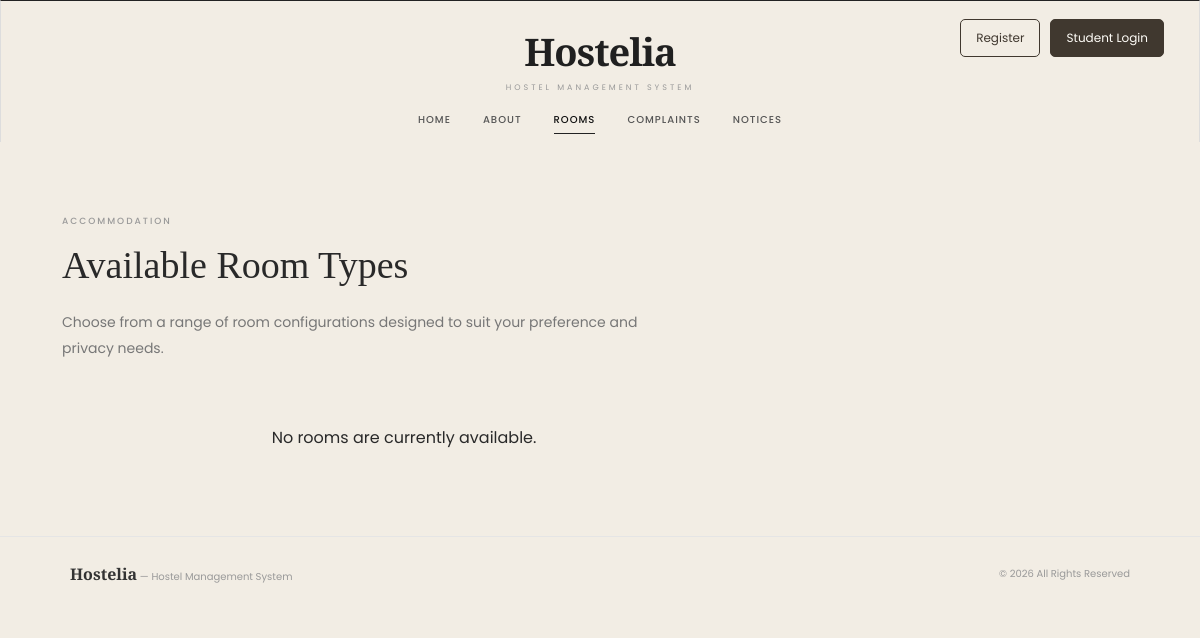
Before: /rooms.php with the older database file.
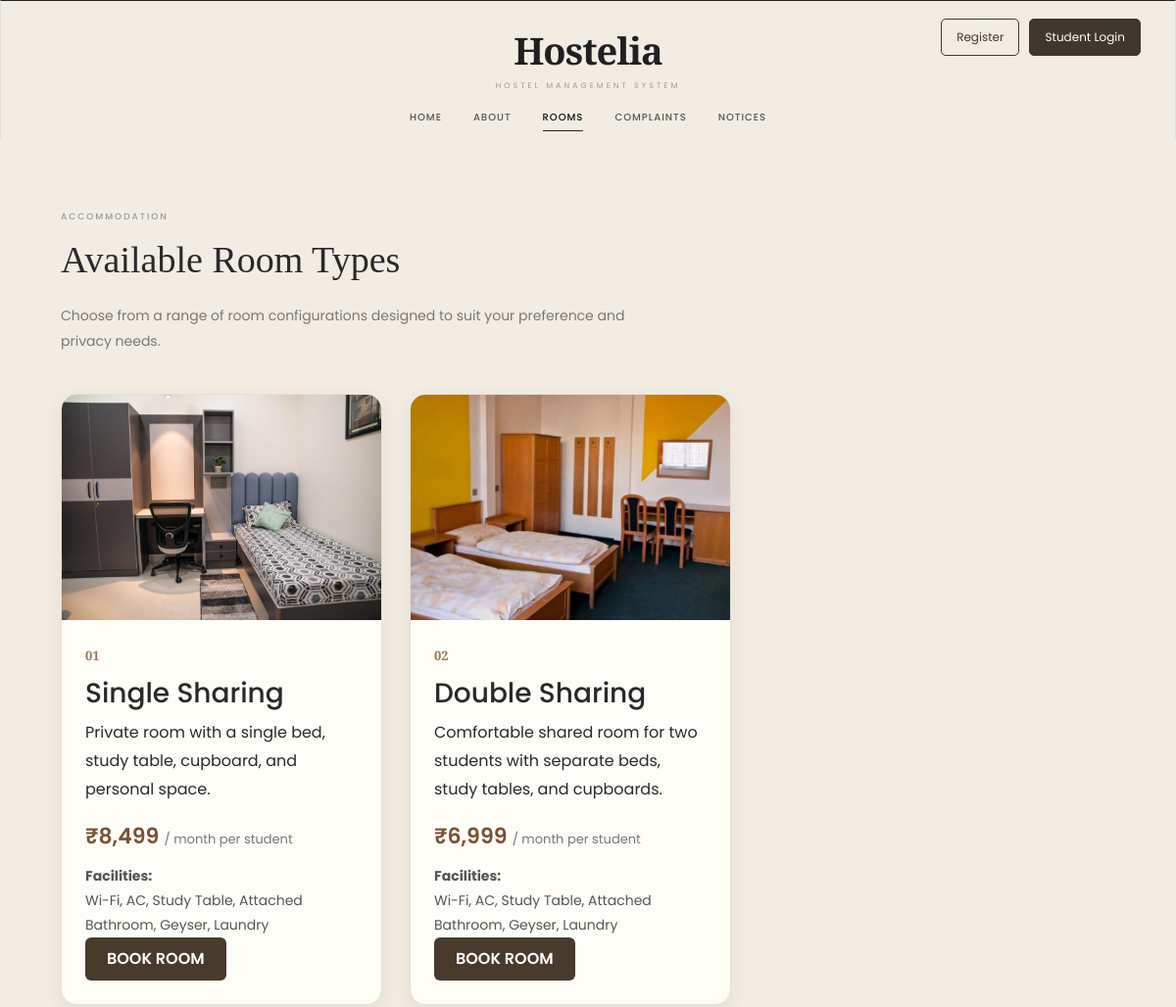
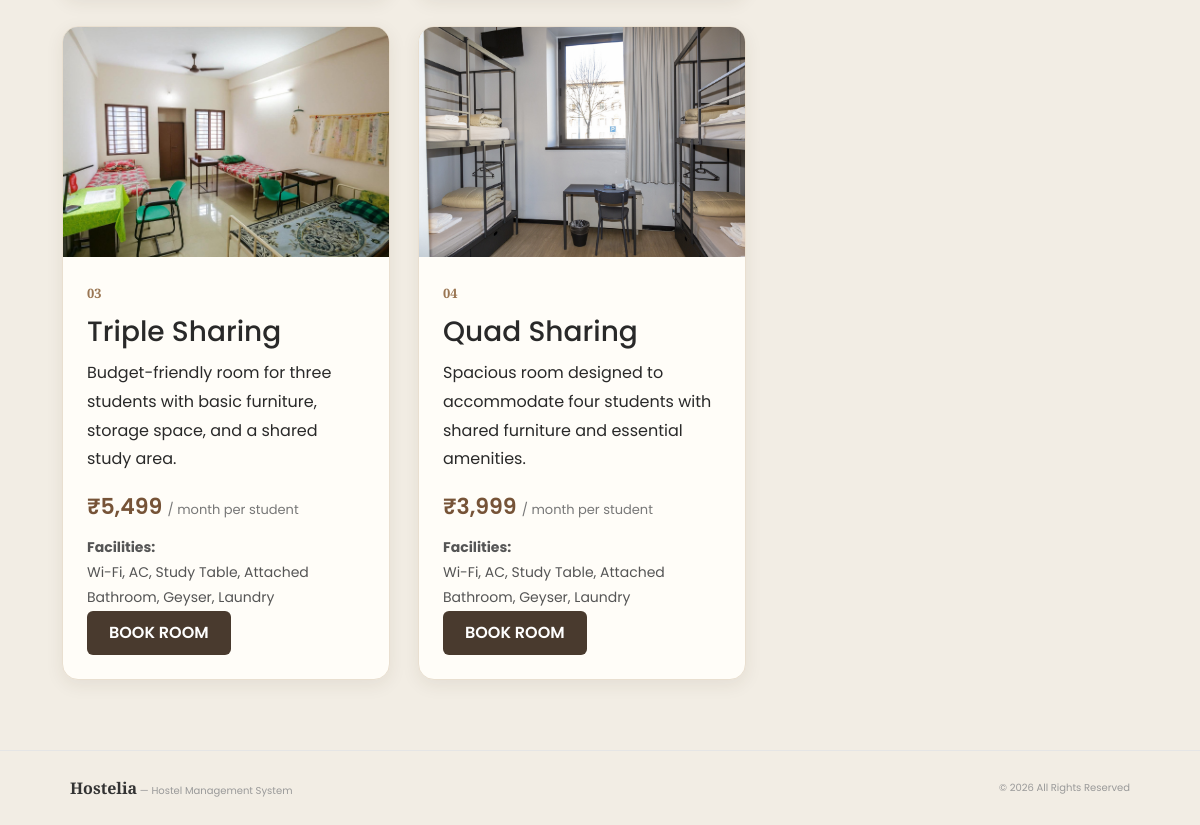
After: the same page with the newer database file (2 pictures, top to bottom).
### tables this page shows
CREATE TABLE `rooms` (
  `id` int(11) NOT NULL,
  `room_type` varchar(50) NOT NULL,
  `monthly_rent` decimal(10,2) NOT NULL DEFAULT 0.00,
  `facilities` text NOT NULL,
  `created_at` timestamp NOT NULL DEFAULT current_timestamp()
);

### rooms.php (the view, shortened to what this page needs)
<?php
require_once "db.php";
$isLoggedIn = isset($_SESSION["student_id"]);
$studentName = $_SESSION["student_name"] ?? "Student";
$initial = strtoupper(substr($studentName, 0, 1));
$sql = "SELECT room_type, monthly_rent, facilities FROM rooms";
$result = $conn->query($sql);
$roomData = [];
if ($result) {
    while ($row = $result->fetch_assoc()) {
        $roomData[$row["room_type"]] = $row;
    }
}
$roomDetails = [
    "Single Sharing" => [
        "image" => "images/room-single.jpg",
        "alt" => "Single sharing hostel room",
        "description" => "Private room with a single bed, study table, cupboard, and personal space."
    ],
    "Double Sharing" => [
        "image" => "images/room-double.jpg",
        "alt" => "Double sharing hostel room",
        "description" => "Comfortable shared room for two students with separate beds, study tables, and cupboards."
    ],
    "Triple Sharing" => [
        "image" => "images/room-triple.jpg",
        "alt" => "Triple sharing hostel room",
        "description" => "Budget-friendly room for three students with basic furniture, storage space, and a shared study area."
    ],
    "Quad Sharing" => [
        "image" => "images/room-deluxe.jpg",
        "alt" => "Quad sharing hostel room",
        "description" => "Spacious room designed to accommodate four students with shared furniture and essential amenities."
    ]
];
?>
<!DOCTYPE html>
<html lang="en">
<head>
    <link href="https://cdn.jsdelivr.net/npm/bootstrap@5.3.3/dist/css/bootstrap.min.css" rel="stylesheet">
    <link rel="stylesheet" href="css/style.css">
</head>
<body>
<header class="site-header">
    <div class="logo">Hostelia</div>
    <p class="tagline">HOSTEL MANAGEMENT SYSTEM</p>
    <div class="header-auth">
        <?php if ($isLoggedIn): ?>
            <details class="profile-menu">
                <summary class="profile-trigger">
                    <span class="profile-avatar">
                        <?= htmlspecialchars($initial, ENT_QUOTES, 'UTF-8') ?>
                    </span>
                    <span class="profile-name">
                        <?= htmlspecialchars($studentName, ENT_QUOTES, 'UTF-8') ?>
                    </span>
                    <span class="profile-arrow">▾</span>
                </summary>
                <div class="profile-dropdown">
                    <a href="student_dashboard.php">My Dashboard</a>
                    <a href="settings.php">Settings</a>
                    <div class="dropdown-divider"></div>
                    <a href="logout.php" class="logout-option">Logout</a>
                </div>
            </details>
        <?php else: ?>
            <a href="registration.php" class="auth-register">Register</a>
            <a href="login.php" class="auth-login">Student Login</a>
        <?php endif; ?>
    </div>
    <nav class="main-nav">
        <a href="index.php">HOME</a>
        <a href="about.php">ABOUT</a>
        <a href="rooms.php" class="active">ROOMS</a>
        <a href="complaints.PHP">COMPLAINTS</a>
        <a href="notices.php">NOTICES</a>
    </nav>
</header>
<main class="container main-content">
    <div class="content-area w-100">
        <span class="section-label">ACCOMMODATION</span>
        <h2>Available Room Types</h2>
        <p class="intro-text">
            Choose from a range of room configurations designed to suit your preference and privacy needs.
        </p>
        <div class="room-grid">
            <?php
            $number = 1;
            foreach ($roomDetails as $roomType => $details):
                if (!isset($roomData[$roomType])) {
                    continue;
                }
                $room = $roomData[$roomType];
                $roomName = $room["room_type"];
                $rent = $room["monthly_rent"];
                $facilities = $room["facilities"];
$bookingUrl = "book_room.php?room=" . urlencode($roomName);
if (!$isLoggedIn) {
    $bookingUrl = "login.php?redirect=" . urlencode($bookingUrl);
}
            ?>
                <div class="room-card">
                    <img
                        src="<?= htmlspecialchars($details["image"], ENT_QUOTES, 'UTF-8') ?>"
                        alt="<?= htmlspecialchars($details["alt"], ENT_QUOTES, 'UTF-8') ?>"
                        class="room-image"
                    >
                    <div class="room-card-content">
                        <span class="number">
                            <?= str_pad($number, 2, "0", STR_PAD_LEFT) ?>
                        </span>
                        <h3>
                            <?= htmlspecialchars($roomName, ENT_QUOTES, 'UTF-8') ?>
                        </h3>
                        <p>
                            <?= htmlspecialchars($details["description"], ENT_QUOTES, 'UTF-8') ?>
                        </p>
                        <div class="room-price">
                            ₹<?= number_format((float)$rent, 0) ?>
                            <small>/ month per student</small>
                        </div>
                        <div class="room-facilities">
                            <strong>Facilities:</strong><br>
                            <?= htmlspecialchars($facilities, ENT_QUOTES, 'UTF-8') ?>
                        </div>
                        <a href="<?= htmlspecialchars($bookingUrl) ?>" class="book-btn">
    BOOK ROOM
</a>
                    </div>
                </div>
            <?php
                $number++;
            endforeach;
            ?>
        </div>
        <?php if (empty($roomData)): ?>
            <p class="text-center mt-4">
                No rooms are currently available.
            </p>
        <?php endif; ?>
    </div>
</main>
<footer>
    <div class="footer-inner">
        <div>
            <strong>Hostelia</strong>
            <span> — Hostel Management System</span>
        </div>
        <div>
            © 2026 All Rights Reserved
        </div>
    </div>
</footer>
</body>
</html>

### css/style.css (style rules this page uses)
* { box-sizing: border-box; }
body { margin: 0; padding: 0; background-color: #f2ede4 !important; color: #292929; font-family: 'Poppins', sans-serif; }
.site-header { background-color: #f2ede4 !important; text-align: center; padding-top: 22px; border-top: 1px solid #222; border-left: 1px solid #ddd; border-right: 1px solid #ddd; }
.logo { font-family: 'Playfair Display', serif; font-size: 38px; font-weight: 600; color: #202020; letter-spacing: -1px; }
.tagline { font-size: 8px; letter-spacing: 3px; color: #999; margin-top: 2px; margin-bottom: 18px; }
.main-nav { display: flex; justify-content: center; align-items: center; gap: 32px; padding-bottom: 15px; }
.main-nav a { position: relative; text-decoration: none; color: #555; font-size: 10px; font-weight: 500; letter-spacing: 1px; transition: 0.3s; }
.main-nav a.active { color: #111; }
.main-nav a.active::after { content: ""; position: absolute; left: 0; right: 0; bottom: -7px; height: 1px; background: #222; }
.main-content { display: grid; grid-template-columns: 2fr 1fr; gap: 60px; padding-top: 65px; padding-bottom: 70px; }
.content-area { padding-left: 20px; }
.section-label { font-size: 9px; letter-spacing: 2px; color: #999; font-weight: 500; }
.content-area h2 { font-family: 'Playfair Display', serif; font-size: 38px; line-height: 1.2; font-weight: 500; margin-top: 12px; margin-bottom: 20px; }
.intro-text { max-width: 620px; color: #777; font-size: 14px; line-height: 1.9; margin-bottom: 40px; }
.number { font-family: 'Playfair Display', serif; color: #aaa; font-size: 15px; }
footer { border-top: 1px solid #e5e5e5; padding: 25px 0; color: #999; font-size: 10px; }
.footer-inner { max-width: 1100px; margin: auto; padding: 0 20px; display: flex; justify-content: space-between; align-items: center; }
.footer-inner strong { color: #333; font-family: 'Playfair Display', serif; font-size: 16px; }
.site-header { position: relative; }
.site-header .header-auth { position: absolute; top: 18px; right: 35px; display: flex; gap: 10px; align-items: center; margin: 0; z-index: 20; }
.site-header .header-auth a { display: inline-block; padding: 9px 15px; border-radius: 5px; border: 1px solid #40382f; font-family: 'Poppins', sans-serif; font-size: 12px; text-decoration: none; white-space: nowrap; }
.site-header .header-auth .auth-register { background: transparent; color: #40382f; }
.site-header .header-auth .auth-login { background: #40382f; color: #fffdf8; }
.site-header .logo, .site-header .logo:hover, .site-header .logo:focus { text-decoration: none !important; border-bottom: none !important; }
:root { --brand: #765337; --brand-dark: #5c3f29; --text: #4b3525; --text-muted: #8a7563; --surface: #fffdf8; --hover: #f3eadf; --border: #e8ddce; --danger: #a33d32; --danger-bg: #fbeceb; }
.header-auth, .profile-menu { position: relative; }

### rooms.php (style rules this page uses)
.room-grid { display: grid; grid-template-columns: repeat(2, minmax(0, 1fr)); gap: 28px; margin-top: 30px; }
.room-card { background: #fffdf8; border: 1px solid #e9dfd0; border-radius: 16px; overflow: hidden; box-shadow: 0 5px 18px rgba(70, 48, 29, 0.08); transition: transform 0.25s ease, box-shadow 0.25s ease; }
.room-image { width: 100%; height: 230px; object-fit: cover; display: block; }
.room-card-content { padding: 24px; }
.room-card .number { color: #9a7653; font-size: 13px; font-weight: 600; }
.room-card h3 { margin: 10px 0; }
.room-card p { line-height: 1.8; }
.room-price { font-size: 22px; font-weight: 600; color: #765337; margin: 12px 0; }
.room-price small { font-size: 13px; font-weight: 400; color: #777; }
.room-facilities { font-size: 14px; line-height: 1.8; color: #555; }
.book-btn { display: inline-block; background-color: #493a2e; color: #ffffff; text-decoration: none; padding: 10px 22px; border-radius: 6px; font-weight: 600; transition: 0.3s; }

Changed rows visible on the page:
added rooms: shows a picture, number "01", room_type "Single Sharing", description "Private room with a single bed, study table, cupboard, and personal space.", monthly_rent "8,499", facilities "Wi-Fi, AC, Study Table, Attached Bathroom, Geyser, Laundry"
added rooms: shows a picture, number "02", room_type "Double Sharing", description "Comfortable shared room for two students with separate beds, study tables, and cupboards.", monthly_rent "6,999", facilities "Wi-Fi, AC, Study Table, Attached Bathroom, Geyser, Laundry"
added rooms: shows a picture, number "03", room_type "Triple Sharing", description "Budget-friendly room for three students with basic furniture, storage space, and a shared study area.", monthly_rent "5,499", facilities "Wi-Fi, AC, Study Table, Attached Bathroom, Geyser, Laundry"
added rooms: shows a picture, number "04", room_type "Quad Sharing", description "Spacious room designed to accommodate four students with shared furniture and essential amenities.", monthly_rent "3,999", facilities "Wi-Fi, AC, Study Table, Attached Bathroom, Geyser, Laundry"
Other visible differences:
text no longer shown: "No rooms are currently available."
